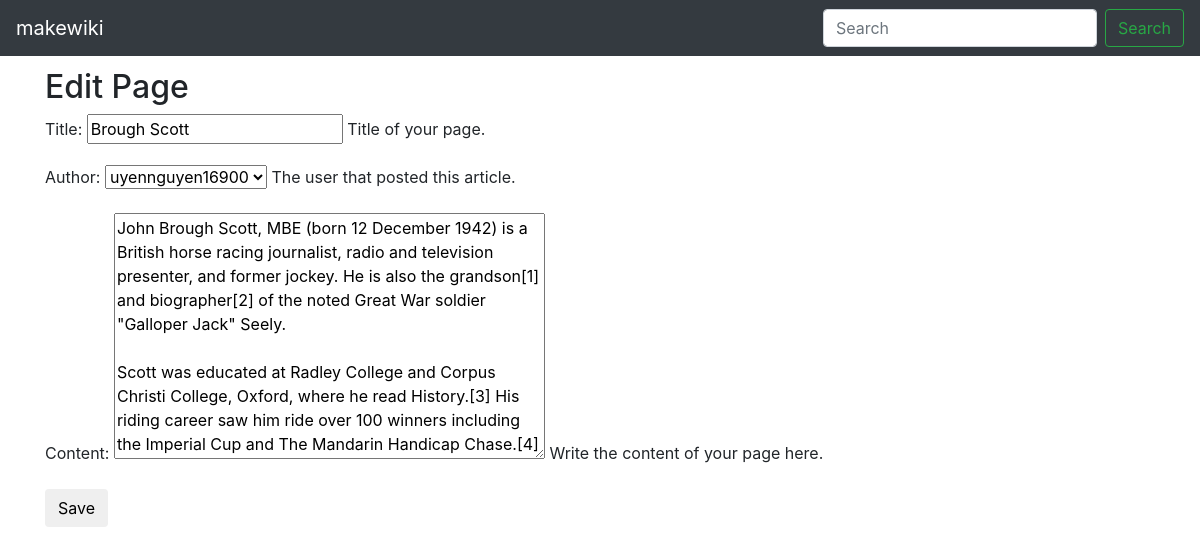
Page /brough-scott/edit on the earlier database version.
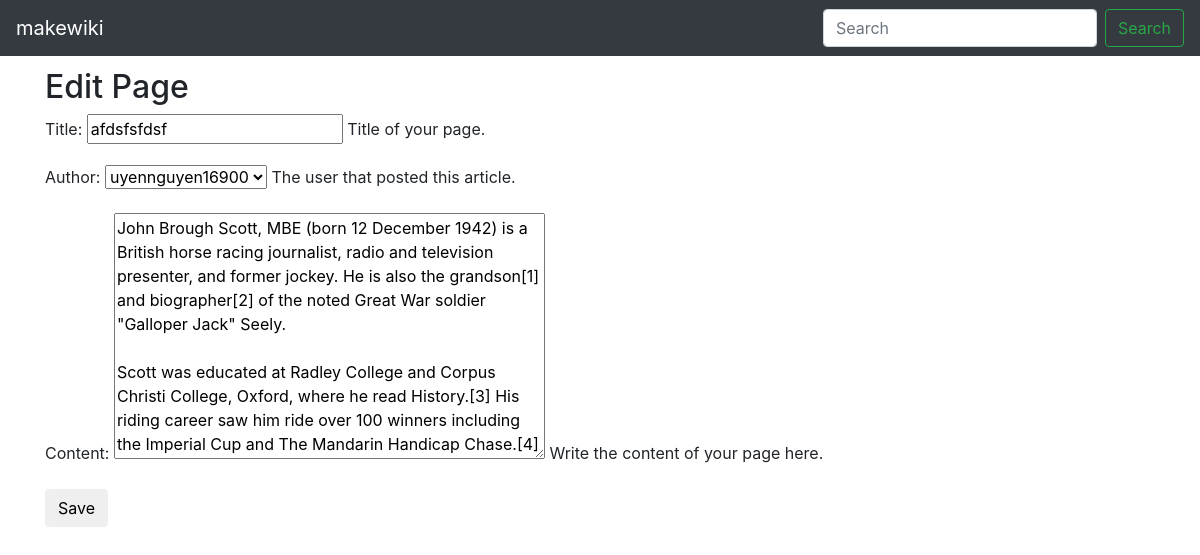
Same page on the later database version.
### wiki/models.py (models this page shows, shortened)
class Page(models.Model):
    title = models.CharField(max_length=settings.WIKI_PAGE_TITLE_MAX_LENGTH, unique=True,
                             help_text="Title of your page.")
    author = models.ForeignKey(User, on_delete=models.PROTECT,
                               help_text="The user that posted this article.")
    slug = models.CharField(max_length=settings.WIKI_PAGE_TITLE_MAX_LENGTH, blank=True, editable=False,
                            help_text="Unique URL path to access this page. Generated by the system.")
    content = models.TextField(
        help_text="Write the content of your page here.")
    created = models.DateTimeField(auto_now_add=True,
                                   help_text="The date and time this page was created. Automatically generated when the model saves.")
    modified = models.DateTimeField(auto_now=True,
                                    help_text="The date and time this page was updated. Automatically generated when the model updates.")

### wiki/views.py (the view, shortened to what this page needs)
# urls.py: path('<str:slug>/edit', PageEditView.as_view(), name='wiki-edit-page')
class PageEditView(UpdateView):
    model = Page
    fields = '__all__'
    template_name = 'edit.html'

### wiki/templates/edit.html (shortened to what this page needs)
{% extends 'base.html' %}
{% block content %}
  <h2>Edit Page</h2>
    <form method="POST">
      {{ form.as_p }}
      <button type="submit" class="btn btn-default" value="Update">Save</button>
    </form>
{% endblock %}

Differences in the rows shown:
changed Page "uyennguyen16900": title "Brough Scott" → "afdsfsfdsf"
